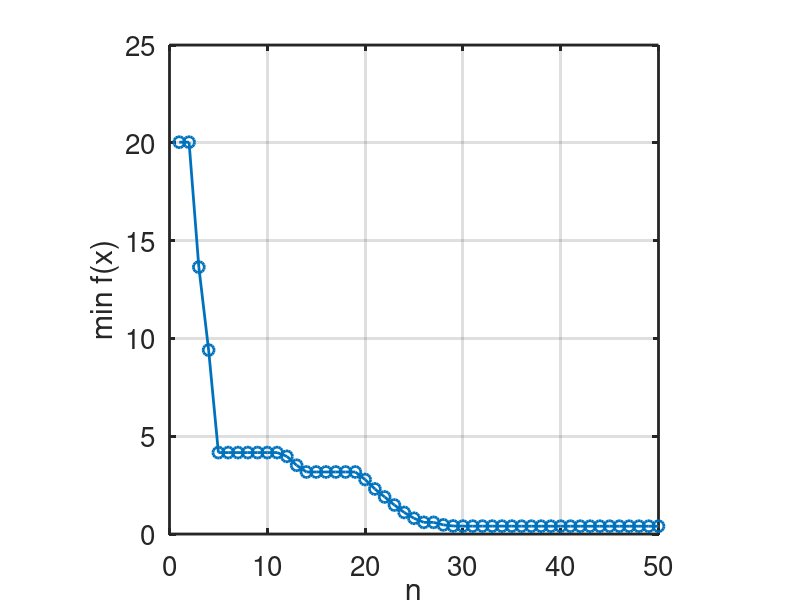

Source code (MATLAB): (Note: this script raises an error after producing the figure.)
data = load('convergence_data.mat');
x_values = data.x_values;
y_values = data.y_values;
figure;
plot(x_values, y_values, '-o','LineWidth', 2, 'MarkerSize', 8);
xlabel('n', 'FontSize', 36);
ylabel('min f(x)', 'FontSize', 36);
set(gca, 'FontSize', 20, 'LineWidth', 2);
xlim([0, 50]);
grid on;
axis square
ax = gca;
ax.XMinorTick = 'on';
ax.YMinorTick = 'on';
% ax.XMinorGrid = 'on';
% ax.YMinorGrid = 'on';
ax.FontSize = 40;
ax.XAxis.FontSize = 36;
ax.YAxis.FontSize = 36;
ax.LineWidth = 2;
% Display grid
 grid off;
axis square
% Hold off to end the plot
hold off;